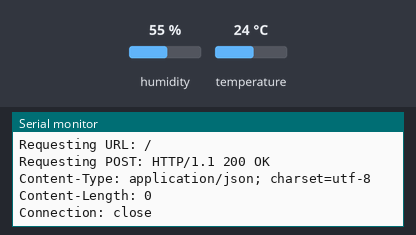
Bench run of a sketch on a simulated ESP8266 (NodeMCU). On the bench: the last lines printed to the serial monitor. The test bench sets the inputs (shaded band); at power-on: temperature 24 °C, humidity 55 %. WiFi joins after 1.5 s; servers stay silent unless stated; uploads are accepted with an empty reply.

Above: at 2.7 s.
2.8 s: temperature set to 12 °C
At 2.97 s:
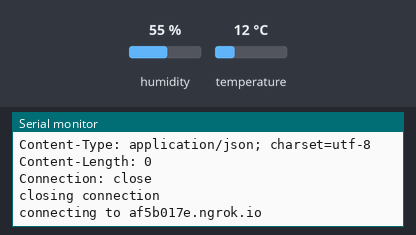
4.6 s: temperature set to 19 °C
At 6.5 s:
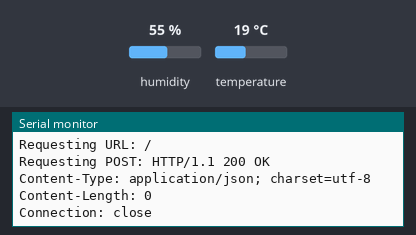
Timing chart, 0 to 8.0 s (numbered marks = the images above; inputs shaded):
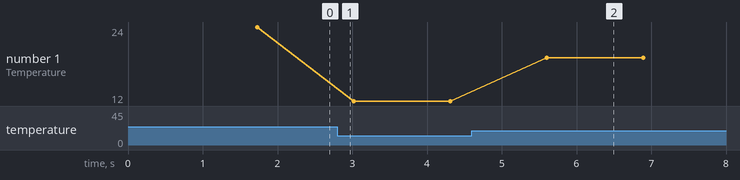

Measured:
- after the input at 4.6 s, the serial monitor: prints a new line after 1.0 s (image 2)
- plotted number 1: 24 → 12 after the input at 2.8 s, 12 → 19 after the input at 4.6 s

The sketch:

Hardware.ino
```cpp
// For WiFI Connectivity
#include <ESP8266WiFi.h>
// for temperature
#include <SimpleDHT.h>

int pinDHT22 = 2;
SimpleDHT22 dht22(pinDHT22);
// WiFi SSID
const char* ssid     = "Hello";
// WiFi Password
const char* password = "123456789901";

// Enter Server-URL here
const char* host = "af5b017e.ngrok.io";

void setup() {

  Serial.begin(74880);

  Serial.println();
  Serial.println();
  Serial.print("Connecting to ");
  Serial.println(ssid);

  WiFi.begin(ssid, password);

  while (WiFi.status() != WL_CONNECTED) {
   delay(500);
   Serial.print(".");
  }

  Serial.println("");
  Serial.println("WiFi connected");
  Serial.println("IP address: ");
  Serial.println(WiFi.localIP());
}


void loop() {

float temperature = 0;
float humidity = 0;
int err = SimpleDHTErrSuccess;
  if ((err = dht22.read2(&temperature, &humidity, NULL)) != SimpleDHTErrSuccess) {
    //Check for connection error
    Serial.print("Read DHT22 failed, err="); Serial.println(err);delay(2000);
    return;
  }
 Serial.print("connecting to ");
 Serial.println(host);

 // Use WiFiClient class to create TCP connections
 WiFiClient client;
 const int httpPort = 80;
 if (!client.connect(host, httpPort)) {
  Serial.println("connection failed");
  return;
 }

// We now create a URI for the request
String url = "/";

Serial.print("Temperature: ");
Serial.print((float)temperature); Serial.println(" *C, ");

Serial.print("Requesting URL: ");
Serial.println(url);
// Location Coordinates (hard coded) when GPS module not in use
String loc = "del";
//  Package-ID of the package being trasported
String id = "H103";
String data = ("Temperature=" + String(((float)temperature)) + "&packageID=" + id + "&Location=" + loc);

   Serial.print("Requesting POST: ");
    // HTTP FORMAT
   // Send request to the server:
   client.println("POST /tempData HTTP/1.1");
   client.println("Host: af5b017e.ngrok.io");
   client.println("Accept: */*");
   client.println("Content-Type: application/x-www-form-urlencoded");
   client.print("Content-Length: ");
   client.println(data.length());
   client.println();
   client.print(data);
 // This will send the request to the server

 unsigned long timeout = millis();
 while (client.available() == 0) {
 if (millis() - timeout > 5000) {
  Serial.println(">>> Client Timeout !");
  client.stop();
  return;
 }
}

 // Read all the lines of the reply from server and print them to Serial
 while(client.available()){
  String line = client.readStringUntil('\r');
  Serial.print(line);
 }

 Serial.println();
 Serial.println("closing connection");
}
```
